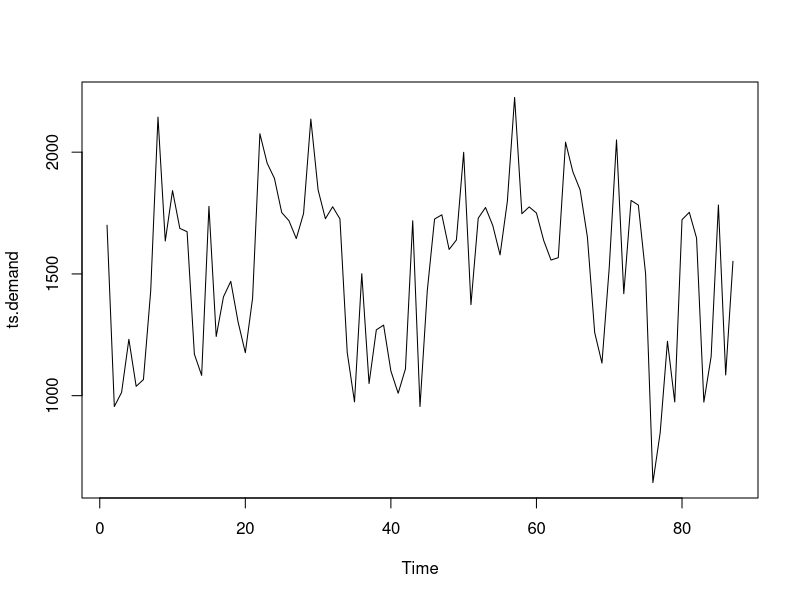

This figure's R source: (Note: this script raises an error after producing the figure.)
# Read data
setwd("~/Master/Time Serie Analysis/Case 1")
data <- read.csv("marriott.csv", header = TRUE)
base <- data[1:87,]
  
# Add deseasonalized demand column
base$de.DEMAND <- base$DEMAND/base$DOW.INDEX
head(base)
tail(base)
summary(base)

# Create time series object
ts.demand <- ts(base$de.DEMAND)
par(mfrow=c(1,1))
plot(ts.demand, type='l')

# Model
model <- ets(ts.demand)
model #ANN
par(mfrow = c(1, 1))
plot(forecast(model, h = 5))

# Forecast 
forecast(model, h = 5, level = 0)

# Self-validation
forecast <- forecast(model)$fitted
accuracy(forecast,ts.demand)

# Forecast for Saturday, August 22,
sat.forecast <- round(1405.645*data[1,6],0)
sat.forecast

# Check Residuals
model %>% checkresiduals()








